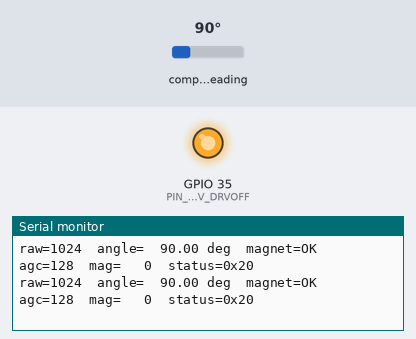
Recording of a program running on a simulated ESP32-S3. Parts: output pins drawn as LEDs (lit = HIGH), the last lines printed to the serial monitor. Wiring (inferred from the names in the program): AS5600 angle sensor at I2C address 0x36. Inputs (shaded band) come from the test bench; at power-on: compass heading 90°.

Above: at 1.7 s.
1.8 s: compass heading set to 7°
At 1.86 s:
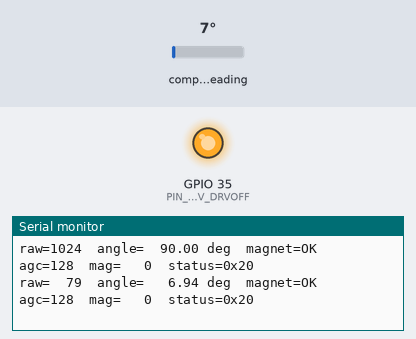
3.7 s: compass heading set to 10°
At 3.82 s:
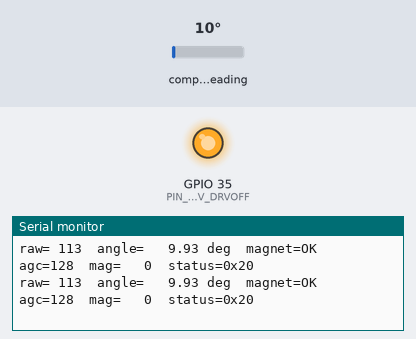

Measured:
- the behaviour switches between 8 and 9° on compass heading (found by bisection; images 1 and 2)
- after the input at 1.8 s, the serial monitor: prints a new line after 0.06 s (image 1)
- after the input at 3.7 s, the serial monitor: prints a new line at once (image 2)

The program:

main.cpp
```cpp
// AS5600 encoder read test for the smartknob_driver board.
// Pins from mcu.kicad_sch: encoder I2C SCL IO1, SDA IO2.
#include <Arduino.h>
#include <Wire.h>

static constexpr int PIN_ENC_SCL = 1;
static constexpr int PIN_ENC_SDA = 2;
static constexpr int PIN_DRV_NSLEEP = 34;
static constexpr int PIN_DRV_DRVOFF = 35;

static constexpr uint8_t AS5600_ADDR = 0x36;
static constexpr uint8_t REG_RAW_ANGLE = 0x0C;
static constexpr uint8_t REG_ANGLE = 0x0E;
static constexpr uint8_t REG_STATUS = 0x0B;
static constexpr uint8_t REG_AGC = 0x1A;
static constexpr uint8_t REG_MAGNITUDE = 0x1B;

static bool readRegs(uint8_t reg, uint8_t *buf, size_t len) {
  Wire.beginTransmission(AS5600_ADDR);
  Wire.write(reg);
  if (Wire.endTransmission(false) != 0) return false;
  if (Wire.requestFrom(AS5600_ADDR, (uint8_t)len) != len) return false;
  for (size_t i = 0; i < len; i++) buf[i] = Wire.read();
  return true;
}

static bool read12(uint8_t reg, uint16_t &out) {
  uint8_t b[2];
  if (!readRegs(reg, b, 2)) return false;
  out = ((uint16_t)(b[0] & 0x0F) << 8) | b[1];
  return true;
}

static void scanBus() {
  Serial.println("I2C scan:");
  int found = 0;
  for (uint8_t addr = 1; addr < 127; addr++) {
    Wire.beginTransmission(addr);
    if (Wire.endTransmission() == 0) {
      Serial.printf("  device at 0x%02X%s\n", addr, addr == AS5600_ADDR ? " (AS5600)" : "");
      found++;
    }
  }
  if (!found) Serial.println("  no devices found - check J3 cable orientation / 3V3 / pull-ups");
}

void setup() {
  // Keep the DRV8316 asleep and its outputs Hi-Z (matches the board's pull resistors).
  pinMode(PIN_DRV_NSLEEP, OUTPUT);
  digitalWrite(PIN_DRV_NSLEEP, LOW);
  pinMode(PIN_DRV_DRVOFF, OUTPUT);
  digitalWrite(PIN_DRV_DRVOFF, HIGH);

  Serial.begin(115200);
  uint32_t t0 = millis();
  while (!Serial && millis() - t0 < 3000) delay(10);
  delay(500);
  Serial.println("\nsmartknob_driver AS5600 encoder test");

  Wire.begin(PIN_ENC_SDA, PIN_ENC_SCL, 400000);
  scanBus();
}

void loop() {
  static uint32_t lastScan = 0;
  uint8_t status, agc, mag[2];
  uint16_t raw, angle;

  bool ok = readRegs(REG_STATUS, &status, 1) && readRegs(REG_AGC, &agc, 1) &&
            readRegs(REG_MAGNITUDE, mag, 2) && read12(REG_RAW_ANGLE, raw) && read12(REG_ANGLE, angle);
  if (!ok) {
    Serial.println("AS5600 read failed (no ACK at 0x36)");
    if (millis() - lastScan > 5000) {
      scanBus();
      lastScan = millis();
    }
    delay(500);
    return;
  }

  uint16_t magnitude = ((uint16_t)(mag[0] & 0x0F) << 8) | mag[1];
  const char *magnet = (status & 0x20) ? ((status & 0x10) ? "WEAK" : (status & 0x08) ? "STRONG" : "OK") : "NONE";
  Serial.printf("raw=%4u  angle=%7.2f deg  magnet=%-6s agc=%3u  mag=%4u  status=0x%02X\n", raw,
                raw * 360.0f / 4096.0f, magnet, agc, magnitude, status);
  delay(100);
}
```
